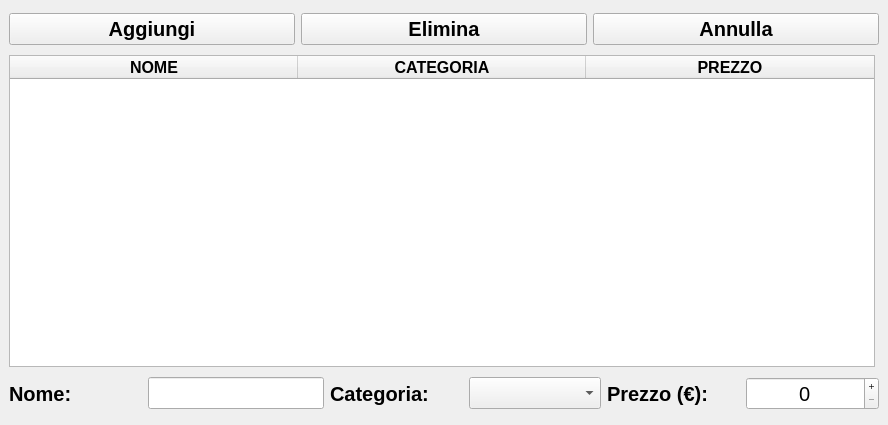
<?xml version="1.0" encoding="UTF-8"?>
<ui version="4.0">
 <class>MainWindow</class>
 <widget class="QMainWindow" name="MainWindow">
  <property name="geometry">
   <rect>
    <x>0</x>
    <y>0</y>
    <width>888</width>
    <height>425</height>
   </rect>
  </property>
  <property name="minimumSize">
   <size>
    <width>888</width>
    <height>425</height>
   </size>
  </property>
  <property name="maximumSize">
   <size>
    <width>888</width>
    <height>425</height>
   </size>
  </property>
  <property name="windowTitle">
   <string>Aggiorna Listino</string>
  </property>
  <property name="windowIcon">
   <iconset>
    <normaloff>resources/logo/logo_small.png</normaloff>resources/logo/logo_small.png</iconset>
  </property>
  <widget class="QWidget" name="centralwidget">
   <layout class="QVBoxLayout" name="verticalLayout">
    <item>
     <layout class="QHBoxLayout" name="horizontalLayout">
      <item>
       <widget class="QPushButton" name="pB_aggiungi">
        <property name="font">
         <font>
          <family>Arial</family>
          <pointsize>15</pointsize>
          <weight>75</weight>
          <bold>true</bold>
         </font>
        </property>
        <property name="text">
         <string>Aggiungi</string>
        </property>
       </widget>
      </item>
      <item>
       <widget class="QPushButton" name="pB_elimina">
        <property name="font">
         <font>
          <family>Arial</family>
          <pointsize>15</pointsize>
          <weight>75</weight>
          <bold>true</bold>
         </font>
        </property>
        <property name="text">
         <string>Elimina</string>
        </property>
       </widget>
      </item>
      <item>
       <widget class="QPushButton" name="pB_annulla">
        <property name="font">
         <font>
          <family>Arial</family>
          <pointsize>15</pointsize>
          <weight>75</weight>
          <bold>true</bold>
         </font>
        </property>
        <property name="text">
         <string>Annulla</string>
        </property>
       </widget>
      </item>
     </layout>
    </item>
    <item>
     <widget class="QTableWidget" name="tableWidget_ListinoBar">
      <property name="minimumSize">
       <size>
        <width>866</width>
        <height>312</height>
       </size>
      </property>
      <property name="maximumSize">
       <size>
        <width>866</width>
        <height>312</height>
       </size>
      </property>
      <property name="editTriggers">
       <set>QAbstractItemView::NoEditTriggers</set>
      </property>
      <property name="selectionMode">
       <enum>QAbstractItemView::MultiSelection</enum>
      </property>
      <property name="selectionBehavior">
       <enum>QAbstractItemView::SelectRows</enum>
      </property>
      <attribute name="horizontalHeaderDefaultSectionSize">
       <number>288</number>
      </attribute>
      <attribute name="horizontalHeaderMinimumSectionSize">
       <number>60</number>
      </attribute>
      <column>
       <property name="text">
        <string>NOME</string>
       </property>
       <property name="font">
        <font>
         <family>Arial</family>
         <pointsize>12</pointsize>
         <weight>75</weight>
         <bold>true</bold>
        </font>
       </property>
      </column>
      <column>
       <property name="text">
        <string>CATEGORIA</string>
       </property>
       <property name="font">
        <font>
         <family>Arial</family>
         <pointsize>12</pointsize>
         <weight>75</weight>
         <bold>true</bold>
        </font>
       </property>
      </column>
      <column>
       <property name="text">
        <string>PREZZO</string>
       </property>
       <property name="font">
        <font>
         <family>Arial</family>
         <pointsize>12</pointsize>
         <weight>75</weight>
         <bold>true</bold>
        </font>
       </property>
      </column>
     </widget>
    </item>
    <item>
     <layout class="QHBoxLayout" name="horizontalLayout_2">
      <item>
       <widget class="QLabel" name="label">
        <property name="font">
         <font>
          <family>Arial</family>
          <pointsize>15</pointsize>
          <weight>75</weight>
          <bold>true</bold>
         </font>
        </property>
        <property name="text">
         <string>Nome:</string>
        </property>
       </widget>
      </item>
      <item>
       <widget class="QLineEdit" name="lineE_nome">
        <property name="sizePolicy">
         <sizepolicy hsizetype="Fixed" vsizetype="Fixed">
          <horstretch>0</horstretch>
          <verstretch>0</verstretch>
         </sizepolicy>
        </property>
        <property name="font">
         <font>
          <family>Arial</family>
          <pointsize>15</pointsize>
         </font>
        </property>
        <property name="text">
         <string/>
        </property>
       </widget>
      </item>
      <item>
       <widget class="QLabel" name="label_2">
        <property name="font">
         <font>
          <family>Arial</family>
          <pointsize>15</pointsize>
          <weight>75</weight>
          <bold>true</bold>
         </font>
        </property>
        <property name="text">
         <string>Categoria:</string>
        </property>
       </widget>
      </item>
      <item>
       <widget class="QComboBox" name="cB_categoria">
        <property name="font">
         <font>
          <family>Arial</family>
          <pointsize>15</pointsize>
         </font>
        </property>
        <property name="editable">
         <bool>false</bool>
        </property>
       </widget>
      </item>
      <item>
       <widget class="QLabel" name="label_3">
        <property name="font">
         <font>
          <family>Arial</family>
          <pointsize>15</pointsize>
          <weight>75</weight>
          <bold>true</bold>
         </font>
        </property>
        <property name="text">
         <string>Prezzo (€):</string>
        </property>
       </widget>
      </item>
      <item>
       <widget class="QSpinBox" name="spinB_prezzo">
        <property name="font">
         <font>
          <family>Arial</family>
          <pointsize>15</pointsize>
         </font>
        </property>
        <property name="alignment">
         <set>Qt::AlignCenter</set>
        </property>
        <property name="buttonSymbols">
         <enum>QAbstractSpinBox::PlusMinus</enum>
        </property>
       </widget>
      </item>
     </layout>
    </item>
   </layout>
  </widget>
 </widget>
 <resources/>
 <connections/>
</ui>
